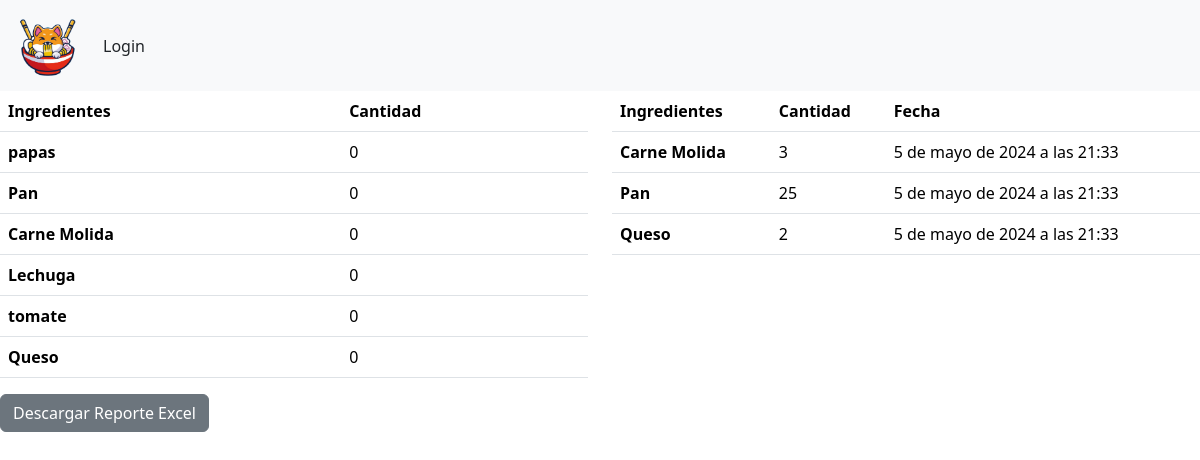
/listaringredientes, run on the app's committed database.
### appweb/models.py (models this page shows, shortened)
class Bodega(models.Model):
    ID_Ing_Bod = models.AutoField(primary_key=True,help_text="Id del ingrediente en la bodega")
    Cantidad = models.IntegerField(help_text="Cantidad de ingredientes en bodega")
    ID_Ingrediente = models.ForeignKey(Ingredientes, on_delete=models.CASCADE, help_text="Id del ingrediente")

class Ingredientes(models.Model):
    ID_Ingrediente = models.AutoField(primary_key=True,help_text="Id del ingrediente")
    nombre = models.CharField(max_length=50 , help_text="nombre del ingrediente")
    Costo = models.IntegerField(help_text="Valor del ingrediente")
    unidad_medida = models.CharField(max_length=4 , help_text="Unidad de medida del ingrediente")
    def __str__(self):
        return self.nombre

class Sol_Ingredientes(models.Model):
    ID_Solicitud_Ingrediente = models.AutoField(primary_key=True,help_text="Id de la solicitud")
    Ingrediente = models.ForeignKey(Ingredientes,on_delete=models.CASCADE, default="0")
    Cantidad = models.IntegerField(help_text="Cantidad solicitada")
    fecha_y_hora = models.DateTimeField(default=timezone.now)

### appweb/views.py (the view)
# urls.py: path('listaringredientes', listaringredientes, name='listaringredientes' ),
def listaringredientes (request):
    peticiones = Sol_Ingredientes.objects.all()
    ingredientes = Bodega.objects.all()
    data = {
        'mis_ingredientes' : ingredientes ,
        'mis_peticiones' : peticiones
    }
    return render(request,"mantenedor/admin/listaringredientes.html", data )

### appweb/templates/mantenedor/admin/listaringredientes.html
{% extends 'base.html' %}
{% block contenido %}
<div class="row">
  <div class="col-6">
    <table class="table">
        <thead>
          <tr>
            <th scope="col">Ingredientes</th>
            <th scope="col">Cantidad</th>
          </tr>
        </thead>
        <tbody>
            {% for i in mis_ingredientes %}
          <tr>
            <th scope="row"> {{ i.ID_Ingrediente }} </th>
            <td> {{ i.Cantidad }} </td>
          </tr>
          {% endfor %}
        </tbody>
      </table>
  </div>
  <div class="col-6">
    <table class="table">
      <thead>
        <tr>
          <th scope="col">Ingredientes</th>
          <th scope="col">Cantidad</th>
          <th scope="col">Fecha</th>
        </tr>
      </thead>
      <tbody>
          {% for e in mis_peticiones %}
        <tr>
          <th scope="row"> {{ e.Ingrediente }} </th>
          <td> {{ e.Cantidad }} </td>
          <td> {{ e.fecha_y_hora }} </td>
        </tr>
        {% endfor %}
      </tbody>
    </table>
  </div>
</div>
<a href="{% url 'DescargarReporteExcel' %}" class="btn btn-secondary btn-bg" >Descargar Reporte Excel</a>
  {% endblock %}

### data on the page
Bodega: ID_Ingrediente "papas", Cantidad "0"
Bodega: ID_Ingrediente "Pan", Cantidad "0"
Bodega: ID_Ingrediente "Carne Molida", Cantidad "0"
Bodega: ID_Ingrediente "Lechuga", Cantidad "0"
Bodega: ID_Ingrediente "tomate", Cantidad "0"
Bodega: ID_Ingrediente "Queso", Cantidad "0"
Sol_Ingredientes: Ingrediente "Carne Molida", Cantidad "3", fecha_y_hora "5 de mayo de 2024 a las 21:33"
Sol_Ingredientes: Ingrediente "Pan", Cantidad "25", fecha_y_hora "5 de mayo de 2024 a las 21:33"
Sol_Ingredientes: Ingrediente "Queso", Cantidad "2", fecha_y_hora "5 de mayo de 2024 a las 21:33"
